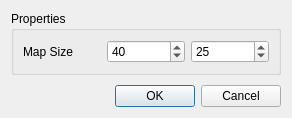
<?xml version="1.0" encoding="UTF-8"?>
<ui version="4.0">
 <class>MapPropertiesDialog</class>
 <widget class="QDialog" name="MapPropertiesDialog">
  <property name="geometry">
   <rect>
    <x>0</x>
    <y>0</y>
    <width>292</width>
    <height>118</height>
   </rect>
  </property>
  <property name="windowTitle">
   <string>Map Properties</string>
  </property>
  <layout class="QVBoxLayout" name="verticalLayout">
   <item>
    <widget class="QGroupBox" name="">
     <property name="title">
      <string>Properties</string>
     </property>
     <layout class="QHBoxLayout" name="horizontalLayout">
      <item>
       <widget class="QLabel" name="label">
        <property name="text">
         <string>Map Size</string>
        </property>
       </widget>
      </item>
      <item>
       <layout class="QHBoxLayout" name="horizontalLayout_2"/>
      </item>
      <item>
       <widget class="QSpinBox" name="spinBox_width">
        <property name="minimum">
         <number>1</number>
        </property>
        <property name="maximum">
         <number>2048</number>
        </property>
        <property name="value">
         <number>40</number>
        </property>
       </widget>
      </item>
      <item>
       <widget class="QSpinBox" name="spinBox_height">
        <property name="minimum">
         <number>1</number>
        </property>
        <property name="maximum">
         <number>2048</number>
        </property>
        <property name="value">
         <number>25</number>
        </property>
       </widget>
      </item>
     </layout>
    </widget>
   </item>
   <item>
    <spacer name="verticalSpacer">
     <property name="orientation">
      <enum>Qt::Vertical</enum>
     </property>
     <property name="sizeHint" stdset="0">
      <size>
       <width>20</width>
       <height>40</height>
      </size>
     </property>
    </spacer>
   </item>
   <item>
    <widget class="QDialogButtonBox" name="buttonBox">
     <property name="orientation">
      <enum>Qt::Horizontal</enum>
     </property>
     <property name="standardButtons">
      <set>QDialogButtonBox::Cancel|QDialogButtonBox::Ok</set>
     </property>
    </widget>
   </item>
  </layout>
 </widget>
 <resources/>
 <connections>
  <connection>
   <sender>buttonBox</sender>
   <signal>accepted()</signal>
   <receiver>MapPropertiesDialog</receiver>
   <slot>accept()</slot>
   <hints>
    <hint type="sourcelabel">
     <x>248</x>
     <y>254</y>
    </hint>
    <hint type="destinationlabel">
     <x>157</x>
     <y>274</y>
    </hint>
   </hints>
  </connection>
  <connection>
   <sender>buttonBox</sender>
   <signal>rejected()</signal>
   <receiver>MapPropertiesDialog</receiver>
   <slot>reject()</slot>
   <hints>
    <hint type="sourcelabel">
     <x>316</x>
     <y>260</y>
    </hint>
    <hint type="destinationlabel">
     <x>286</x>
     <y>274</y>
    </hint>
   </hints>
  </connection>
 </connections>
</ui>
